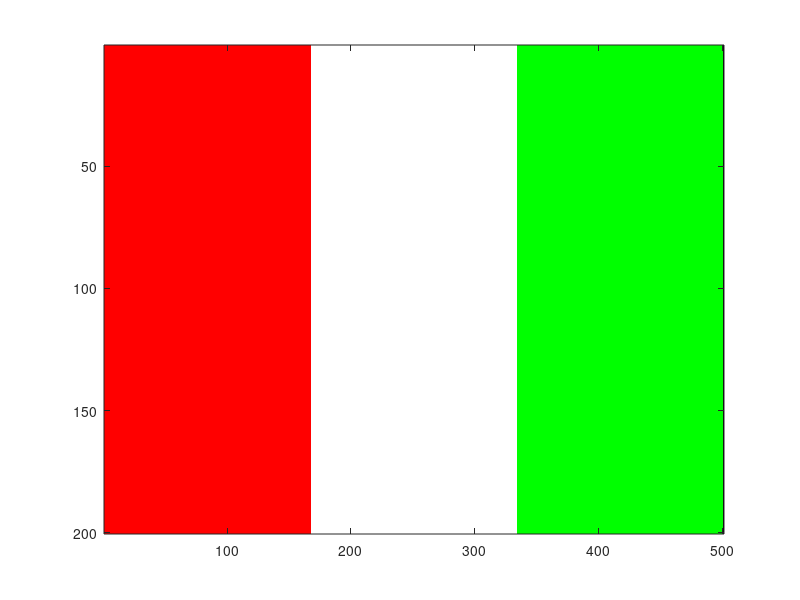

Write the MATLAB code that produced this figure.
clear;
clc;
close all;

bandiera = zeros(200,501,3);

bandiera(:, 1:167, 1) = 1;
bandiera(:, 168:334, :) = 1;
bandiera(:, 335:500, 2) = 1;

imagesc(bandiera);